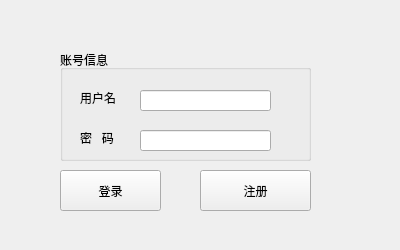
<?xml version="1.0" encoding="UTF-8"?>
<ui version="4.0">
 <class>Form</class>
 <widget class="QWidget" name="Form">
  <property name="geometry">
   <rect>
    <x>0</x>
    <y>0</y>
    <width>400</width>
    <height>250</height>
   </rect>
  </property>
  <property name="windowTitle">
   <string>Form</string>
  </property>
  <widget class="QGroupBox" name="AccountInfo">
   <property name="geometry">
    <rect>
     <x>60</x>
     <y>50</y>
     <width>251</width>
     <height>111</height>
    </rect>
   </property>
   <property name="title">
    <string>账号信息</string>
   </property>
   <widget class="QLabel" name="label_uname">
    <property name="geometry">
     <rect>
      <x>20</x>
      <y>40</y>
      <width>41</width>
      <height>16</height>
     </rect>
    </property>
    <property name="text">
     <string>用户名</string>
    </property>
   </widget>
   <widget class="QLabel" name="label_pwd">
    <property name="geometry">
     <rect>
      <x>20</x>
      <y>80</y>
      <width>41</width>
      <height>16</height>
     </rect>
    </property>
    <property name="text">
     <string>密   码   名</string>
    </property>
   </widget>
   <widget class="QLineEdit" name="lineEdit_pwd">
    <property name="geometry">
     <rect>
      <x>80</x>
      <y>80</y>
      <width>131</width>
      <height>21</height>
     </rect>
    </property>
    <property name="echoMode">
     <enum>QLineEdit::Password</enum>
    </property>
   </widget>
   <widget class="QLineEdit" name="lineEdit_username">
    <property name="geometry">
     <rect>
      <x>80</x>
      <y>40</y>
      <width>131</width>
      <height>21</height>
     </rect>
    </property>
   </widget>
  </widget>
  <widget class="QPushButton" name="reg_btn">
   <property name="geometry">
    <rect>
     <x>200</x>
     <y>170</y>
     <width>111</width>
     <height>41</height>
    </rect>
   </property>
   <property name="text">
    <string>注册</string>
   </property>
  </widget>
  <widget class="QPushButton" name="login_btn">
   <property name="geometry">
    <rect>
     <x>60</x>
     <y>170</y>
     <width>101</width>
     <height>41</height>
    </rect>
   </property>
   <property name="text">
    <string>登录</string>
   </property>
  </widget>
 </widget>
 <resources/>
 <connections/>
</ui>
